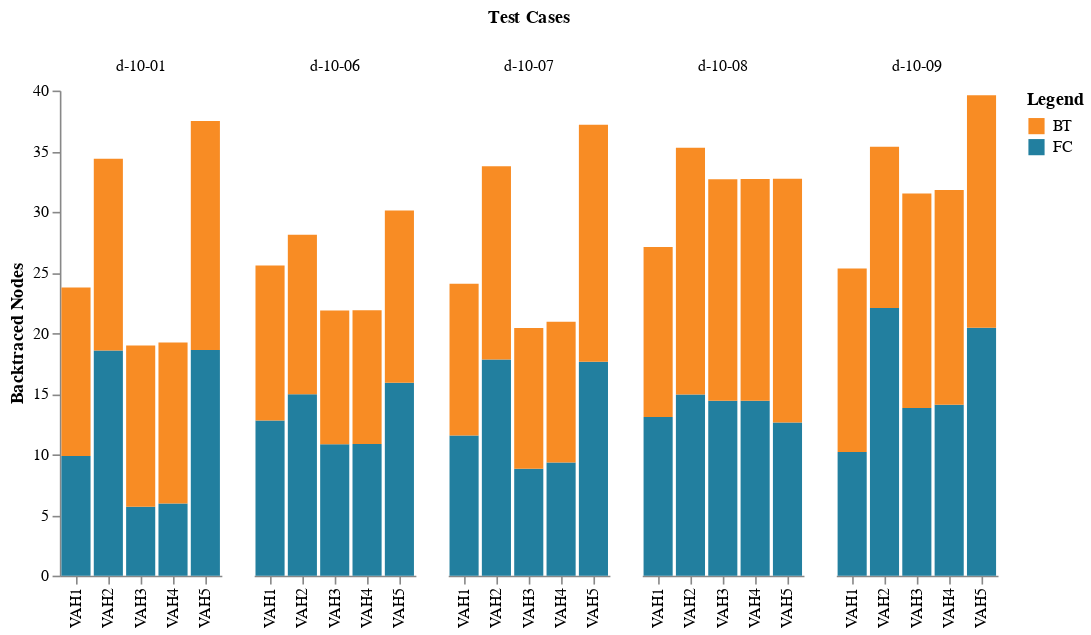

Write notebook code for a chart like this one.
### Code cell
chart = alt.Chart(df).mark_bar().encode(

    # tell Altair which field to group columns on
    x=alt.X('c2:N', title=None),

    # tell Altair which field to use as Y values and how to calculate
    y=alt.Y('sum(values):Q',
        axis=alt.Axis(
            grid=False,
            title=('Backtraced Nodes'))),

    # tell Altair which field to use to use as the set of columns to be  represented in each group
    column=alt.Column('c1:N', title='Test Cases'),

    # tell Altair which field to use for color segmentation 
    color=alt.Color('Legend:N',
            scale=alt.Scale(
                # make it look pretty with an enjoyable color pallet
                # range=['#96ceb4', '#ffcc5c'],
                # range=['#ffae49', '#5bbbe9'],
                range=['#f88c24', '#227f9f'],
            ),
        ))\
    .configure_view(
        # remove grid lines around column clusters
        strokeOpacity=0    
    )
chart.display(renderer='svg')

### Figure 1 — Vega-Lite specification as saved in the notebook (floating-point values rounded to 4 significant figures)
{"config": {"view": {"continuousWidth": 400, "continuousHeight": 300, "strokeOpacity": 0}}, "data": {"name": "data-541aa0adc9b027bc31ec4741a7882b53"}, "mark": "bar", "encoding": {"color": {"field": "Legend", "scale": {"range": ["#f88c24", "#227f9f"]}, "type": "nominal"}, "column": {"field": "c1", "title": "Test Cases", "type": "nominal"}, "x": {"field": "c2", "title": null, "type": "nominal"}, "y": {"aggregate": "sum", "axis": {"grid": false, "title": "Backtraced Nodes"}, "field": "values", "type": "quantitative"}}, "$schema": "https://vega.github.io/schema/vega-lite/v4.17.0.json", "datasets": {"data-541aa0adc9b027bc31ec4741a7882b53": [{"c1": "d-10-01", "c2": "VAH1", "values": 9.857, "Legend": "FC"}, {"c1": "d-10-01", "c2": "VAH2", "values": 18.57, "Legend": "FC"}, {"c1": "d-10-01", "c2": "VAH3", "values": 5.69, "Legend": "FC"}, {"c1": "d-10-01", "c2": "VAH4", "values": 5.945, "Legend": "FC"}, {"c1": "d-10-01", "c2": "VAH5", "values": 18.61, "Legend": "FC"}, {"c1": "d-10-06", "c2": "VAH1", "values": 12.8, "Legend": "FC"}, {"c1": "d-10-06", "c2": "VAH2", "values": 14.96, "Legend": "FC"}, {"c1": "d-10-06", "c2": "VAH3", "values": 10.84, "Legend": "FC"}, {"c1": "d-10-06", "c2": "VAH4", "values": 10.85, "Legend": "FC"}, {"c1": "d-10-06", "c2": "VAH5", "values": 15.91, "Legend": "FC"}, {"c1": "d-10-07", "c2": "VAH1", "values": 11.56, "Legend": "FC"}, {"c1": "d-10-07", "c2": "VAH2", "values": 17.83, "Legend": "FC"}, {"c1": "d-10-07", "c2": "VAH3", "values": 8.812, "Legend": "FC"}, {"c1": "d-10-07", "c2": "VAH4", "values": 9.321, "Legend": "FC"}, {"c1": "d-10-07", "c2": "VAH5", "values": 17.64, "Legend": "FC"}, {"c1": "d-10-08", "c2": "VAH1", "values": 13.08, "Legend": "FC"}, {"c1": "d-10-08", "c2": "VAH2", "values": 14.94, "Legend": "FC"}, {"c1": "d-10-08", "c2": "VAH3", "values": 14.41, "Legend": "FC"}, {"c1": "d-10-08", "c2": "VAH4", "values": 14.43, "Legend": "FC"}, {"c1": "d-10-08", "c2": "VAH5", "values": 12.62, "Legend": "FC"}, {"c1": "d-10-09", "c2": "VAH1", "values": 10.2, "Legend": "FC"}, {"c1": "d-10-09", "c2": "VAH2", "values": 22.08, "Legend": "FC"}, {"c1": "d-10-09", "c2": "VAH3", "values": 13.82, "Legend": "FC"}, {"c1": "d-10-09", "c2": "VAH4", "values": 14.09, "Legend": "FC"}, {"c1": "d-10-09", "c2": "VAH5", "values": 20.44, "Legend": "FC"}, {"c1": "d-10-01", "c2": "VAH1", "values": 13.91, "Legend": "BT"}, {"c1": "d-10-01", "c2": "VAH2", "values": 15.82, "Legend": "BT"}, {"c1": "d-10-01", "c2": "VAH3", "values": 13.28, "Legend": "BT"}, {"c1": "d-10-01", "c2": "VAH4", "values": 13.28, "Legend": "BT"}, {"c1": "d-10-01", "c2": "VAH5", "values": 18.87, "Legend": "BT"}, {"c1": "d-10-06", "c2": "VAH1", "values": 12.78, "Legend": "BT"}, {"c1": "d-10-06", "c2": "VAH2", "values": 13.16, "Legend": "BT"}, {"c1": "d-10-06", "c2": "VAH3", "values": 11.03, "Legend": "BT"}, {"c1": "d-10-06", "c2": "VAH4", "values": 11.03, "Legend": "BT"}, {"c1": "d-10-06", "c2": "VAH5", "values": 14.21, "Legend": "BT"}, {"c1": "d-10-07", "c2": "VAH1", "values": 12.5, "Legend": "BT"}, {"c1": "d-10-07", "c2": "VAH2", "values": 15.94, "Legend": "BT"}, {"c1": "d-10-07", "c2": "VAH3", "values": 11.62, "Legend": "BT"}, {"c1": "d-10-07", "c2": "VAH4", "values": 11.62, "Legend": "BT"}, {"c1": "d-10-07", "c2": "VAH5", "values": 19.53, "Legend": "BT"}, {"c1": "d-10-08", "c2": "VAH1", "values": 14.02, "Legend": "BT"}, {"c1": "d-10-08", "c2": "VAH2", "values": 20.34, "Legend": "BT"}, {"c1": "d-10-08", "c2": "VAH3", "values": 18.27, "Legend": "BT"}, {"c1": "d-10-08", "c2": "VAH4", "values": 18.27, "Legend": "BT"}, {"c1": "d-10-08", "c2": "VAH5", "values": 20.1, "Legend": "BT"}, {"c1": "d-10-09", "c2": "VAH1", "values": 15.12, "Legend": "BT"}, {"c1": "d-10-09", "c2": "VAH2", "values": 13.29, "Legend": "BT"}, {"c1": "d-10-09", "c2": "VAH3", "values": 17.7, "Legend": "BT"}, {"c1": "d-10-09", "c2": "VAH4", "values": 17.71, "Legend": "BT"}, {"c1": "d-10-09", "c2": "VAH5", "values": 19.17, "Legend": "BT"}]}}
